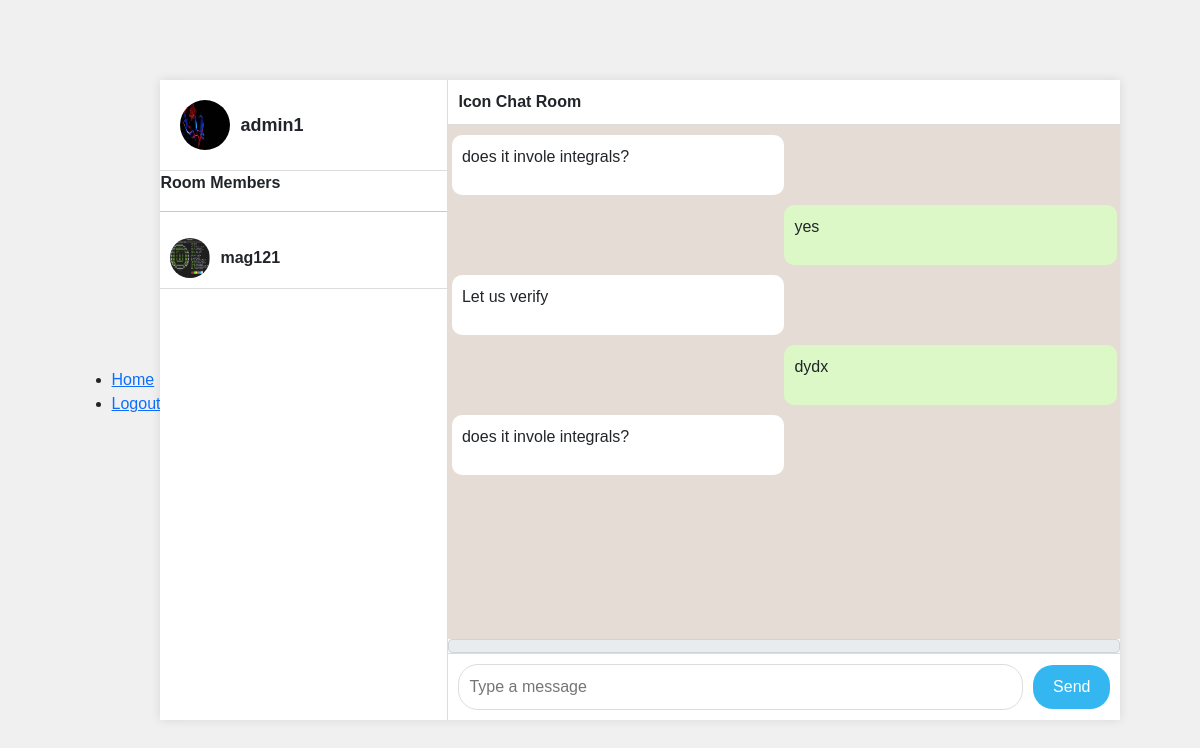
Page /chat/Icon (signed in) on the earlier database version.
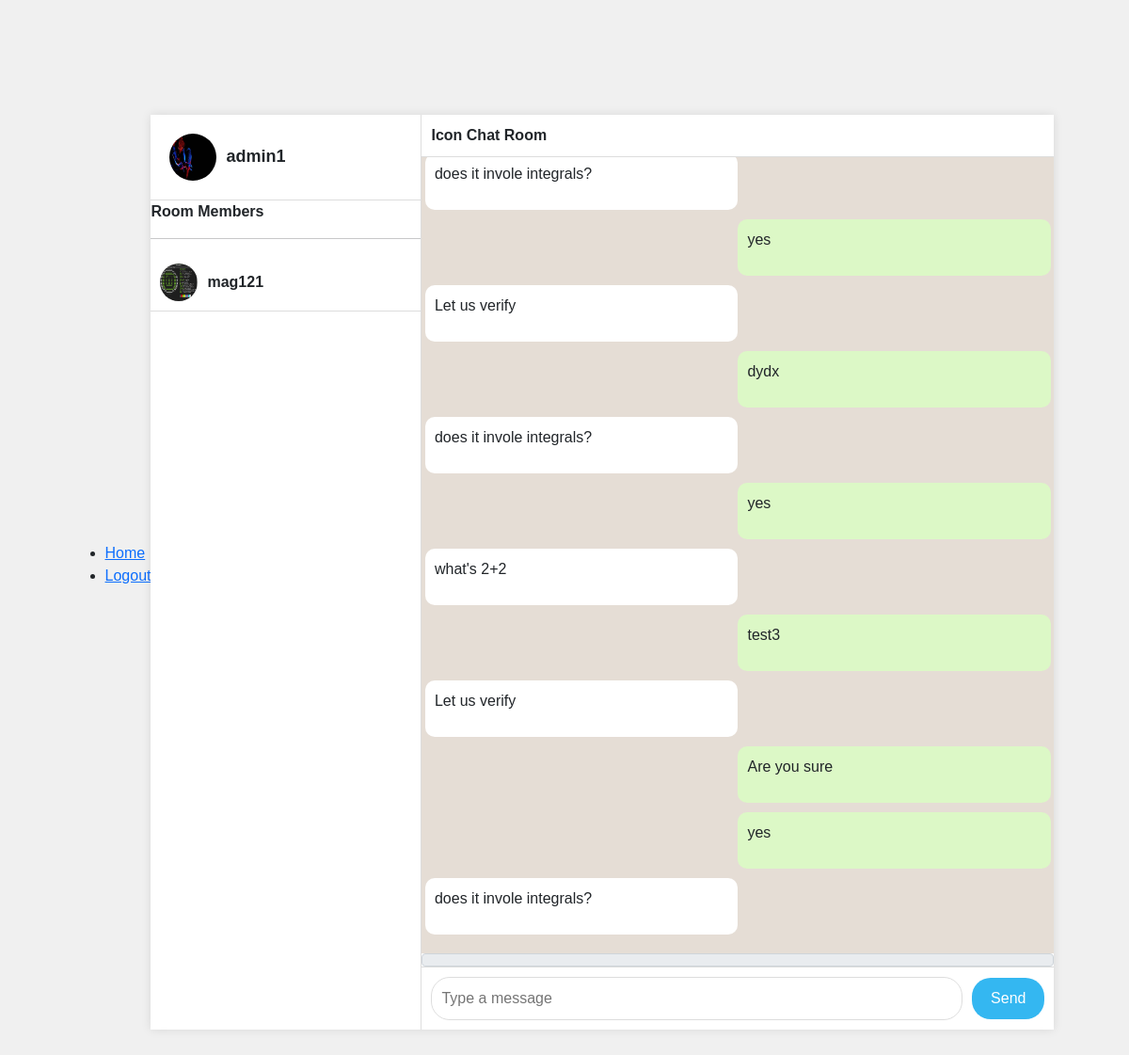
Same page on the later database version.
### chatapp/models.py (models this page shows, shortened)
class Profile(models.Model):
    pID = ShortUUIDField(primary_key=True, unique=True, editable=False)
    user = models.OneToOneField(User, on_delete=models.CASCADE)
    first_name = models.CharField(max_length=30, blank=True)
    last_name = models.CharField(max_length=30, blank=True)
    avatar = ResizedImageField(quality=70, upload_to='media/profile', blank=True, null=True)

class Room(models.Model):
    room_name = models.CharField(max_length=150, unique=True, primary_key=True)
    avatar = ResizedImageField(quality=70, upload_to='media/room', blank=True, null=True)
    members = models.ManyToManyField(Profile, blank=True)
    created_at = models.DateTimeField(auto_now_add=True)

class RoomChat(models.Model):
    mID = ShortUUIDField(primary_key=True, unique=True, editable=False)
    room = models.ForeignKey(Room, on_delete=models.CASCADE)
    author = models.ForeignKey(Profile, on_delete=models.SET_NULL, null=True)
    content = models.CharField(max_length=300, blank=False)
    image = ResizedImageField(blank=True, null=True, quality=70, upload_to="media/chats/images")
    file = models.FileField(blank=True, null=True, upload_to='media/chats/files')
    created_at = models.DateTimeField(auto_now_add=True)

### chatapp/views.py (the view)
# urls.py: path('chat/<str:pk>', views.chat, name='chat'),
@login_required(login_url='signin')
def chat(request, pk):
    room = Room.objects.get(room_name=pk)
    members = room.members.all()
    chats = RoomChat.objects.filter(room=room)
    context = {
        "room": room,
        "chats": chats,
        "members": members,
        "user": request.user,
        }
    if request.user.profile in members:
        return render(request, 'chat.html', context)
    else:
        return redirect('home')

### chatapp/templates/chat.html (shortened to what this page needs)
{% extends 'base.html' %}
{% load static %}
{% block content %}
<link rel="stylesheet" href="{% static 'styles.css' %}">
<div class="app-container">
    <div class="sidebar">
        <div class="profile-section">
            {% if user.profile.avatar %}
            <img src="{{ user.profile.avatar.url }}" alt="Profile" class="profile-pic">
            {% endif %}
            <span class="username">{{ user.username }}</span>
        </div>
        <div class="chat-list">
            <p><strong>Room Members</strong></p>
            <hr>
            {%for m in members %}
            {% if m != request.user.profile %}
            <div class="chat-item">
                {% if m.avatar %}
                <img src="{{ m.avatar.url }}" alt="Contact" class="contact-pic">
                {% endif %}
                <div class="chat-info">
                    <span class="contact-name">{{ m.user.username }} </span>
                </div>
            </div>
            {% endif %}
            {% endfor %}
        </div>
    </div>
    <div class="chat-window">
        <div class="chat-header">
            <span class="contact-name">{{ room.room_name }} Chat Room</span>
        </div>
        {% include 'partial.html' %}
        <form id="demo_form" enctype="multipart/form-data">
            <span class="input-group-text attach_btn">
            </span>
            <div class="message-input">
                <input id="content" name="content" type="text" placeholder="Type a message" id="content" required>
                <button type="submit">Send</button>
            </div>
        </form>
    </div>
</div>
{% endblock %}

### chatapp/templates/base.html (shortened to what this page needs)
{% load static %}
<!DOCTYPE html>
<html lang="en">
<head>
    <link href="https://cdn.jsdelivr.net/npm/bootstrap@5.0.2/dist/css/bootstrap.min.css" rel="stylesheet"
>
</head>
<body>
    <nav>
        <ul>
            <li>
                <a href="/">Home</a>
            </li>
            <li>
                <a href="{% url 'signout' %}">Logout</a>
            </li>
        </ul>
    </nav>
    {% block content %}
    {% endblock %}
</body>
</html>

### chatapp/templates/partial.html (shortened to what this page needs)
<div id="test" class="chat-messages">
    {% for chat in chats %}
    {% if chat.author == user.profile %}
    <div class="message sent">
        <p>{{ chat.content }}</p>
    </div>
    {% else %}
    <div class="message received">
        <p>{{ chat.content }}</p>
    </div>
    {% endif %}
    {% endfor %}
</div>

### chatapp/static/styles.css (style rules this page uses)
body { margin: 0; font-family: Arial, sans-serif; display: flex; justify-content: center; align-items: center; height: 100vh; background-color: #f0f0f0; }
.app-container { display: flex; width: 80%; height: 80vh; box-shadow: 0 0 10px rgba(0, 0, 0, 0.1); background-color: #fff; }
.sidebar { width: 30%; border-right: 1px solid #ddd; display: flex; flex-direction: column; }
.profile-section { padding: 20px; display: flex; align-items: center; border-bottom: 1px solid #ddd; }
.profile-pic { width: 50px; height: 50px; border-radius: 50%; margin-right: 10px; }
.username { font-size: 18px; font-weight: bold; }
.chat-list { flex: 1; overflow-y: auto; }
.chat-item { padding: 10px; display: flex; align-items: center; border-bottom: 1px solid #ddd; cursor: pointer; }
.contact-pic { width: 40px; height: 40px; border-radius: 50%; margin-right: 10px; }
.chat-info { flex: 1; }
.contact-name { font-size: 16px; font-weight: bold; }
.chat-window { flex: 1; display: flex; flex-direction: column; }
.chat-header { padding: 10px; display: flex; align-items: center; border-bottom: 1px solid #ddd; }
.chat-messages { flex: 1; padding: 10px; overflow-y: auto; background-color: #e5ddd5; }
.message { max-width: 60%; margin-bottom: 10px; padding: 10px; border-radius: 10px; }
.message.received { background-color: #fff; align-self: flex-start; margin-left: -1%; margin-right: 50%; }
.message.sent { background-color: #dcf8c6; align-self: flex-end; margin-right: -1%; margin-left: 50%; }
.message-input { display: flex; align-items: center; padding: 10px; border-top: 1px solid #ddd; }
.message-input input { flex: 1; padding: 10px; border: 1px solid #ddd; border-radius: 20px; margin-right: 10px; }
.message-input button { padding: 10px 20px; border: none; background-color: #34b7f1; color: #fff; border-radius: 20px; cursor: pointer; }

Differences in the rows shown:
added RoomChat: content "yes"
added RoomChat: content "what's 2+2"
added RoomChat: content "test3"
added RoomChat: content "Let us verify"
added RoomChat: content "Are you sure"
added RoomChat: content "yes"
added RoomChat: content "does it invole integrals?"
